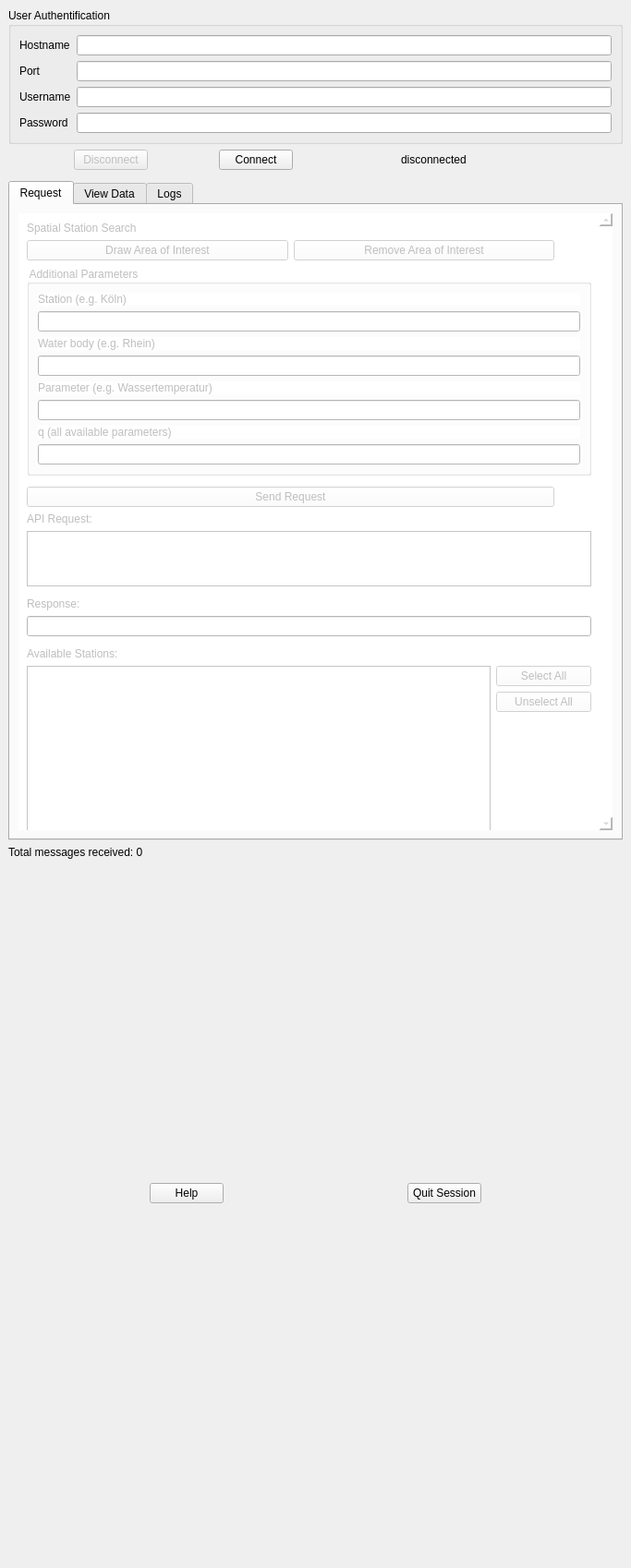
<?xml version="1.0" encoding="UTF-8"?>
<ui version="4.0">
 <class>DockWidget</class>
 <widget class="QDockWidget" name="DockWidget">
  <property name="enabled">
   <bool>true</bool>
  </property>
  <property name="geometry">
   <rect>
    <x>0</x>
    <y>0</y>
    <width>683</width>
    <height>1698</height>
   </rect>
  </property>
  <property name="sizePolicy">
   <sizepolicy hsizetype="Preferred" vsizetype="MinimumExpanding">
    <horstretch>0</horstretch>
    <verstretch>0</verstretch>
   </sizepolicy>
  </property>
  <property name="minimumSize">
   <size>
    <width>200</width>
    <height>520</height>
   </size>
  </property>
  <property name="autoFillBackground">
   <bool>false</bool>
  </property>
  <property name="windowTitle">
   <string>QPegel</string>
  </property>
  <widget class="QWidget" name="dockWidgetContents">
   <property name="sizePolicy">
    <sizepolicy hsizetype="Preferred" vsizetype="MinimumExpanding">
     <horstretch>0</horstretch>
     <verstretch>0</verstretch>
    </sizepolicy>
   </property>
   <property name="minimumSize">
    <size>
     <width>200</width>
     <height>200</height>
    </size>
   </property>
   <layout class="QVBoxLayout" name="verticalLayout_6">
    <item>
     <widget class="QgsCollapsibleGroupBox" name="mGroupBoxUserAuthentification">
      <property name="sizePolicy">
       <sizepolicy hsizetype="Preferred" vsizetype="Minimum">
        <horstretch>0</horstretch>
        <verstretch>0</verstretch>
       </sizepolicy>
      </property>
      <property name="minimumSize">
       <size>
        <width>0</width>
        <height>0</height>
       </size>
      </property>
      <property name="baseSize">
       <size>
        <width>0</width>
        <height>0</height>
       </size>
      </property>
      <property name="focusPolicy">
       <enum>Qt::NoFocus</enum>
      </property>
      <property name="title">
       <string>User Authentification</string>
      </property>
      <property name="collapsed">
       <bool>false</bool>
      </property>
      <property name="saveCollapsedState">
       <bool>false</bool>
      </property>
      <layout class="QVBoxLayout" name="verticalLayout_2">
       <item>
        <layout class="QGridLayout" name="gridLayout">
         <item row="0" column="2">
          <widget class="QLineEdit" name="lineEditHostname">
           <property name="text">
            <string/>
           </property>
          </widget>
         </item>
         <item row="1" column="2">
          <widget class="QLineEdit" name="lineEditPort">
           <property name="text">
            <string/>
           </property>
          </widget>
         </item>
         <item row="3" column="2">
          <widget class="QgsPasswordLineEdit" name="mLineEditPassword">
           <property name="text">
            <string/>
           </property>
          </widget>
         </item>
         <item row="1" column="0">
          <widget class="QLabel" name="labelPort">
           <property name="layoutDirection">
            <enum>Qt::LeftToRight</enum>
           </property>
           <property name="text">
            <string>Port</string>
           </property>
          </widget>
         </item>
         <item row="2" column="2">
          <widget class="QLineEdit" name="lineEditUsername">
           <property name="text">
            <string/>
           </property>
          </widget>
         </item>
         <item row="3" column="0">
          <widget class="QLabel" name="labelPassword">
           <property name="text">
            <string>Password</string>
           </property>
          </widget>
         </item>
         <item row="2" column="0">
          <widget class="QLabel" name="labelUsername">
           <property name="text">
            <string>Username</string>
           </property>
          </widget>
         </item>
         <item row="0" column="0">
          <widget class="QLabel" name="labelHostname">
           <property name="text">
            <string>Hostname</string>
           </property>
          </widget>
         </item>
        </layout>
       </item>
      </layout>
     </widget>
    </item>
    <item>
     <layout class="QHBoxLayout" name="horizontalLayout_5">
      <item>
       <widget class="QPushButton" name="pushButtonDisconnect">
        <property name="enabled">
         <bool>false</bool>
        </property>
        <property name="sizePolicy">
         <sizepolicy hsizetype="Fixed" vsizetype="Fixed">
          <horstretch>0</horstretch>
          <verstretch>0</verstretch>
         </sizepolicy>
        </property>
        <property name="toolTip">
         <string>Stop connection to MQTT broker</string>
        </property>
        <property name="text">
         <string>Disconnect</string>
        </property>
       </widget>
      </item>
      <item>
       <widget class="QPushButton" name="pushButtonConnect">
        <property name="sizePolicy">
         <sizepolicy hsizetype="Fixed" vsizetype="Fixed">
          <horstretch>0</horstretch>
          <verstretch>0</verstretch>
         </sizepolicy>
        </property>
        <property name="toolTip">
         <string>&lt;html&gt;&lt;head/&gt;&lt;body&gt;&lt;p&gt;Start connection to MQTT broker&lt;/p&gt;&lt;p&gt;Internet connection and valid user authentification required&lt;/p&gt;&lt;/body&gt;&lt;/html&gt;</string>
        </property>
        <property name="text">
         <string>Connect</string>
        </property>
       </widget>
      </item>
      <item>
       <spacer name="horizontalSpacer_7">
        <property name="sizeType">
         <enum>QSizePolicy::Fixed</enum>
        </property>
        <property name="sizeHint" stdset="0">
         <size>
          <width>40</width>
          <height>20</height>
         </size>
        </property>
       </spacer>
      </item>
      <item>
       <widget class="QLabel" name="labelStatus">
        <property name="sizePolicy">
         <sizepolicy hsizetype="Fixed" vsizetype="Fixed">
          <horstretch>0</horstretch>
          <verstretch>0</verstretch>
         </sizepolicy>
        </property>
        <property name="font">
         <font>
          <pointsize>9</pointsize>
         </font>
        </property>
        <property name="toolTip">
         <string>Cuurent connection state (disconnected/connected/error)</string>
        </property>
        <property name="text">
         <string>disconnected</string>
        </property>
       </widget>
      </item>
      <item>
       <widget class="QWidget" name="widgetStatus" native="true">
        <property name="sizePolicy">
         <sizepolicy hsizetype="Fixed" vsizetype="Fixed">
          <horstretch>0</horstretch>
          <verstretch>0</verstretch>
         </sizepolicy>
        </property>
        <property name="minimumSize">
         <size>
          <width>20</width>
          <height>20</height>
         </size>
        </property>
        <property name="maximumSize">
         <size>
          <width>20</width>
          <height>20</height>
         </size>
        </property>
        <property name="toolTip">
         <string>connection color (red: disconnected; green: connected; </string>
        </property>
       </widget>
      </item>
     </layout>
    </item>
    <item>
     <widget class="Line" name="line_5">
      <property name="orientation">
       <enum>Qt::Vertical</enum>
      </property>
     </widget>
    </item>
    <item>
     <widget class="QTabWidget" name="tabWidget">
      <property name="enabled">
       <bool>true</bool>
      </property>
      <property name="toolTip">
       <string/>
      </property>
      <property name="autoFillBackground">
       <bool>false</bool>
      </property>
      <property name="currentIndex">
       <number>0</number>
      </property>
      <widget class="QWidget" name="tab1Request">
       <property name="enabled">
        <bool>false</bool>
       </property>
       <property name="toolTip">
        <string/>
       </property>
       <property name="styleSheet">
        <string notr="true"/>
       </property>
       <attribute name="title">
        <string>Request</string>
       </attribute>
       <layout class="QVBoxLayout" name="verticalLayout_4">
        <item>
         <widget class="QScrollArea" name="scrollArea">
          <property name="styleSheet">
           <string notr="true">background: white</string>
          </property>
          <property name="frameShape">
           <enum>QFrame::NoFrame</enum>
          </property>
          <property name="widgetResizable">
           <bool>true</bool>
          </property>
          <widget class="QWidget" name="scrollAreaWidgetContents">
           <property name="geometry">
            <rect>
             <x>0</x>
             <y>0</y>
             <width>641</width>
             <height>1345</height>
            </rect>
           </property>
           <property name="autoFillBackground">
            <bool>false</bool>
           </property>
           <layout class="QVBoxLayout" name="verticalLayout_3">
            <item>
             <layout class="QVBoxLayout" name="verticalLayout">
              <property name="sizeConstraint">
               <enum>QLayout::SetDefaultConstraint</enum>
              </property>
              <item>
               <layout class="QVBoxLayout" name="layoutFunctionality">
                <item>
                 <widget class="QLabel" name="label_4">
                  <property name="text">
                   <string>Spatial Station Search</string>
                  </property>
                 </widget>
                </item>
                <item>
                 <layout class="QHBoxLayout" name="horizontalLayout">
                  <item>
                   <widget class="QPushButton" name="pushButtonAddPolygon">
                    <property name="enabled">
                     <bool>false</bool>
                    </property>
                    <property name="toolTip">
                     <string>Optionel: draw a polygon inside the map and finish by right-klicking</string>
                    </property>
                    <property name="text">
                     <string>Draw Area of Interest</string>
                    </property>
                   </widget>
                  </item>
                  <item>
                   <widget class="QPushButton" name="pushButtonRemovePolygon">
                    <property name="enabled">
                     <bool>false</bool>
                    </property>
                    <property name="toolTip">
                     <string>Remove the current polygon from the map and request</string>
                    </property>
                    <property name="text">
                     <string>Remove Area of Interest</string>
                    </property>
                   </widget>
                  </item>
                  <item>
                   <spacer name="horizontalSpacer_5">
                    <property name="sizeHint" stdset="0">
                     <size>
                      <width>40</width>
                      <height>20</height>
                     </size>
                    </property>
                   </spacer>
                  </item>
                 </layout>
                </item>
                <item>
                 <widget class="QgsCollapsibleGroupBox" name="mGroupBoxParameter">
                  <property name="sizePolicy">
                   <sizepolicy hsizetype="Preferred" vsizetype="MinimumExpanding">
                    <horstretch>0</horstretch>
                    <verstretch>0</verstretch>
                   </sizepolicy>
                  </property>
                  <property name="toolTip">
                   <string>Optional: add one or more parameters (with or without polygon)</string>
                  </property>
                  <property name="title">
                   <string>Additional Parameters</string>
                  </property>
                  <property name="collapsed">
                   <bool>true</bool>
                  </property>
                  <property name="saveCollapsedState">
                   <bool>false</bool>
                  </property>
                  <layout class="QVBoxLayout" name="verticalLayout_9">
                   <item>
                    <widget class="QLabel" name="labelStation">
                     <property name="text">
                      <string>Station (e.g. Köln)</string>
                     </property>
                    </widget>
                   </item>
                   <item>
                    <widget class="QLineEdit" name="lineEditStation"/>
                   </item>
                   <item>
                    <widget class="QLabel" name="labelGewaesser">
                     <property name="text">
                      <string>Water body (e.g. Rhein)</string>
                     </property>
                    </widget>
                   </item>
                   <item>
                    <widget class="QLineEdit" name="lineEditGewaesser"/>
                   </item>
                   <item>
                    <widget class="QLabel" name="labelParameter">
                     <property name="text">
                      <string>Parameter (e.g. Wassertemperatur)</string>
                     </property>
                    </widget>
                   </item>
                   <item>
                    <widget class="QLineEdit" name="lineEditParameter"/>
                   </item>
                   <item>
                    <widget class="QLabel" name="labelQ">
                     <property name="text">
                      <string>q (all available parameters)</string>
                     </property>
                    </widget>
                   </item>
                   <item>
                    <widget class="QLineEdit" name="lineEditQ"/>
                   </item>
                  </layout>
                 </widget>
                </item>
                <item>
                 <widget class="Line" name="lineqParameter">
                  <property name="orientation">
                   <enum>Qt::Vertical</enum>
                  </property>
                 </widget>
                </item>
                <item>
                 <layout class="QHBoxLayout" name="horizontalLayout_2">
                  <item>
                   <widget class="QPushButton" name="pushButtonSend">
                    <property name="toolTip">
                     <string>By sending the request you will receive the available stations as response in the next fields</string>
                    </property>
                    <property name="text">
                     <string>Send Request</string>
                    </property>
                   </widget>
                  </item>
                  <item>
                   <spacer name="horizontalSpacer_3">
                    <property name="sizeHint" stdset="0">
                     <size>
                      <width>40</width>
                      <height>20</height>
                     </size>
                    </property>
                   </spacer>
                  </item>
                 </layout>
                </item>
                <item>
                 <widget class="QLabel" name="labelRequest">
                  <property name="text">
                   <string>API Request:</string>
                  </property>
                 </widget>
                </item>
                <item>
                 <widget class="QTextEdit" name="textEditRequest">
                  <property name="enabled">
                   <bool>false</bool>
                  </property>
                  <property name="sizePolicy">
                   <sizepolicy hsizetype="Preferred" vsizetype="Fixed">
                    <horstretch>0</horstretch>
                    <verstretch>0</verstretch>
                   </sizepolicy>
                  </property>
                  <property name="maximumSize">
                   <size>
                    <width>16777215</width>
                    <height>60</height>
                   </size>
                  </property>
                  <property name="toolTip">
                   <string>This field shows the final request URL</string>
                  </property>
                 </widget>
                </item>
                <item>
                 <widget class="Line" name="line_2">
                  <property name="orientation">
                   <enum>Qt::Vertical</enum>
                  </property>
                 </widget>
                </item>
                <item>
                 <widget class="QLabel" name="labelResponse">
                  <property name="text">
                   <string>Response:</string>
                  </property>
                 </widget>
                </item>
                <item>
                 <widget class="QLineEdit" name="lineEditResponse">
                  <property name="enabled">
                   <bool>false</bool>
                  </property>
                  <property name="toolTip">
                   <string>This field shows how many stations were found in your request(s) in total</string>
                  </property>
                 </widget>
                </item>
                <item>
                 <widget class="Line" name="line">
                  <property name="orientation">
                   <enum>Qt::Vertical</enum>
                  </property>
                 </widget>
                </item>
                <item>
                 <widget class="QLabel" name="label_3">
                  <property name="text">
                   <string>Available Stations:</string>
                  </property>
                 </widget>
                </item>
                <item>
                 <layout class="QHBoxLayout" name="horizontalLayout_3">
                  <item>
                   <widget class="QListWidget" name="listWidgetLayers">
                    <property name="minimumSize">
                     <size>
                      <width>0</width>
                      <height>250</height>
                     </size>
                    </property>
                    <property name="toolTip">
                     <string>&lt;html&gt;&lt;head/&gt;&lt;body&gt;&lt;p&gt;All available stations for your request(s)  &lt;/p&gt;&lt;p&gt;New requests stations are added to the previously requested ones&lt;/p&gt;&lt;/body&gt;&lt;/html&gt;</string>
                    </property>
                    <property name="alternatingRowColors">
                     <bool>true</bool>
                    </property>
                    <property name="selectionMode">
                     <enum>QAbstractItemView::ExtendedSelection</enum>
                    </property>
                    <property name="resizeMode">
                     <enum>QListView::Fixed</enum>
                    </property>
                    <property name="sortingEnabled">
                     <bool>true</bool>
                    </property>
                   </widget>
                  </item>
                  <item>
                   <layout class="QVBoxLayout" name="verticalLayout_7">
                    <item>
                     <widget class="QPushButton" name="pushButtonSelectAll">
                      <property name="toolTip">
                       <string>Select all available stations</string>
                      </property>
                      <property name="text">
                       <string>Select All</string>
                      </property>
                     </widget>
                    </item>
                    <item>
                     <widget class="QPushButton" name="pushButtonUnselectAll">
                      <property name="toolTip">
                       <string>Unselect all available stations</string>
                      </property>
                      <property name="text">
                       <string>Unselect All</string>
                      </property>
                     </widget>
                    </item>
                    <item>
                     <spacer name="verticalSpacer_2">
                      <property name="sizeHint" stdset="0">
                       <size>
                        <width>20</width>
                        <height>40</height>
                       </size>
                      </property>
                     </spacer>
                    </item>
                    <item>
                     <widget class="QPushButton" name="pushButtonRemoveStation">
                      <property name="toolTip">
                       <string>&lt;html&gt;&lt;head/&gt;&lt;body&gt;&lt;p&gt;Remove all selected stations from the list&lt;/p&gt;&lt;p&gt;All subscribed stations will also be removed from the map&lt;/p&gt;&lt;/body&gt;&lt;/html&gt;</string>
                      </property>
                      <property name="text">
                       <string>Remove Selected</string>
                      </property>
                     </widget>
                    </item>
                   </layout>
                  </item>
                 </layout>
                </item>
                <item>
                 <layout class="QHBoxLayout" name="horizontalLayout_6">
                  <item>
                   <widget class="QPushButton" name="pushButtonSubscribe">
                    <property name="enabled">
                     <bool>false</bool>
                    </property>
                    <property name="toolTip">
                     <string>Subscribe to all selected stations</string>
                    </property>
                    <property name="text">
                     <string>Subscribe</string>
                    </property>
                   </widget>
                  </item>
                  <item>
                   <widget class="QPushButton" name="pushButtonUnsubscribe">
                    <property name="enabled">
                     <bool>false</bool>
                    </property>
                    <property name="toolTip">
                     <string>Unsubscribe to all selected stations</string>
                    </property>
                    <property name="text">
                     <string>Unsubscribe</string>
                    </property>
                   </widget>
                  </item>
                  <item>
                   <spacer name="horizontalSpacer_10">
                    <property name="sizeHint" stdset="0">
                     <size>
                      <width>40</width>
                      <height>20</height>
                     </size>
                    </property>
                   </spacer>
                  </item>
                 </layout>
                </item>
               </layout>
              </item>
             </layout>
            </item>
           </layout>
          </widget>
         </widget>
        </item>
       </layout>
      </widget>
      <widget class="QWidget" name="tab2ViewData">
       <property name="toolTip">
        <string/>
       </property>
       <property name="autoFillBackground">
        <bool>false</bool>
       </property>
       <attribute name="title">
        <string>View Data</string>
       </attribute>
       <layout class="QVBoxLayout" name="verticalLayout_5">
        <item>
         <widget class="QLabel" name="label">
          <property name="text">
           <string>Select Layer:</string>
          </property>
         </widget>
        </item>
        <item>
         <widget class="QgsMapLayerComboBox" name="mMapLayerComboBox">
          <property name="toolTip">
           <string>Change the layer for plotting</string>
          </property>
         </widget>
        </item>
        <item>
         <widget class="QCheckBox" name="checkBoxOnlySubscribed">
          <property name="text">
           <string>only show currently subscribed layers</string>
          </property>
         </widget>
        </item>
        <item>
         <widget class="QLabel" name="label_2">
          <property name="text">
           <string>Select Unit(s):</string>
          </property>
         </widget>
        </item>
        <item>
         <widget class="QgsCheckableComboBox" name="mComboBoxUnit">
          <property name="toolTip">
           <string>Select the visible units to show inside the plot</string>
          </property>
         </widget>
        </item>
        <item>
         <layout class="QVBoxLayout" name="verticalLayoutPlot"/>
        </item>
       </layout>
      </widget>
      <widget class="QWidget" name="tab3Logs">
       <property name="styleSheet">
        <string notr="true"/>
       </property>
       <attribute name="title">
        <string>Logs</string>
       </attribute>
       <layout class="QVBoxLayout" name="verticalLayout_8">
        <item>
         <widget class="QScrollArea" name="scrollArea_2">
          <property name="styleSheet">
           <string notr="true">background: white</string>
          </property>
          <property name="frameShape">
           <enum>QFrame::NoFrame</enum>
          </property>
          <property name="widgetResizable">
           <bool>true</bool>
          </property>
          <widget class="QWidget" name="scrollAreaWidgetContents_2">
           <property name="geometry">
            <rect>
             <x>0</x>
             <y>0</y>
             <width>641</width>
             <height>1345</height>
            </rect>
           </property>
           <layout class="QVBoxLayout" name="verticalLayout_10">
            <item>
             <widget class="QLabel" name="label_5">
              <property name="text">
               <string>Stationlayer Mapping</string>
              </property>
             </widget>
            </item>
            <item>
             <widget class="QTextEdit" name="textEditStationlayerMapping"/>
            </item>
            <item>
             <widget class="QLabel" name="label_7">
              <property name="text">
               <string>Plot Mapping</string>
              </property>
             </widget>
            </item>
            <item>
             <widget class="QTextEdit" name="textEditPlotMapping"/>
            </item>
           </layout>
          </widget>
         </widget>
        </item>
       </layout>
      </widget>
     </widget>
    </item>
    <item>
     <widget class="QLabel" name="labelMessageCount">
      <property name="text">
       <string>Total messages received: 0</string>
      </property>
     </widget>
    </item>
    <item>
     <layout class="QHBoxLayout" name="horizontalLayout_7">
      <item>
       <widget class="QPushButton" name="pushButtonHelp">
        <property name="sizePolicy">
         <sizepolicy hsizetype="Fixed" vsizetype="Fixed">
          <horstretch>0</horstretch>
          <verstretch>0</verstretch>
         </sizepolicy>
        </property>
        <property name="toolTip">
         <string>Open instructions</string>
        </property>
        <property name="text">
         <string>Help</string>
        </property>
       </widget>
      </item>
      <item>
       <spacer name="horizontalSpacer_6">
        <property name="sizeHint" stdset="0">
         <size>
          <width>40</width>
          <height>20</height>
         </size>
        </property>
       </spacer>
      </item>
      <item>
       <widget class="QPushButton" name="pushButtonQuitSession">
        <property name="sizePolicy">
         <sizepolicy hsizetype="Fixed" vsizetype="Fixed">
          <horstretch>0</horstretch>
          <verstretch>0</verstretch>
         </sizepolicy>
        </property>
        <property name="toolTip">
         <string>&lt;html&gt;&lt;head/&gt;&lt;body&gt;&lt;p&gt;Quit the current session including&lt;/p&gt;&lt;p&gt;- unsubscribing all topics&lt;/p&gt;&lt;p&gt;- complete plugin reset &lt;/p&gt;&lt;p&gt;- closing the UI&lt;/p&gt;&lt;/body&gt;&lt;/html&gt;</string>
        </property>
        <property name="text">
         <string>Quit Session</string>
        </property>
       </widget>
      </item>
     </layout>
    </item>
    <item>
     <spacer name="verticalSpacer_3">
      <property name="sizeType">
       <enum>QSizePolicy::Fixed</enum>
      </property>
      <property name="sizeHint" stdset="0">
       <size>
        <width>20</width>
        <height>40</height>
       </size>
      </property>
     </spacer>
    </item>
   </layout>
  </widget>
 </widget>
 <customwidgets>
  <customwidget>
   <class>QgsCheckableComboBox</class>
   <extends>QComboBox</extends>
   <header>qgscheckablecombobox.h</header>
  </customwidget>
  <customwidget>
   <class>QgsCollapsibleGroupBox</class>
   <extends>QGroupBox</extends>
   <header>qgscollapsiblegroupbox.h</header>
   <container>1</container>
  </customwidget>
  <customwidget>
   <class>QgsMapLayerComboBox</class>
   <extends>QComboBox</extends>
   <header>qgsmaplayercombobox.h</header>
  </customwidget>
  <customwidget>
   <class>QgsPasswordLineEdit</class>
   <extends>QLineEdit</extends>
   <header>qgspasswordlineedit.h</header>
  </customwidget>
 </customwidgets>
 <resources/>
 <connections/>
</ui>
